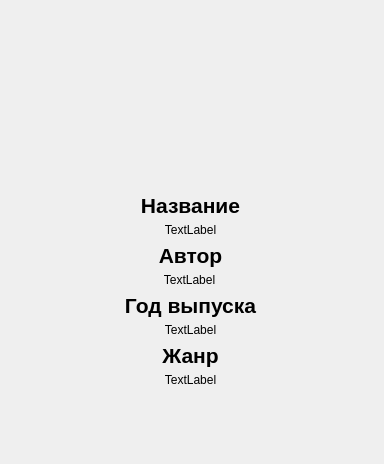
<?xml version="1.0" encoding="UTF-8"?>
<ui version="4.0">
 <class>Form</class>
 <widget class="QWidget" name="Form">
  <property name="geometry">
   <rect>
    <x>0</x>
    <y>0</y>
    <width>384</width>
    <height>464</height>
   </rect>
  </property>
  <property name="windowTitle">
   <string>Form</string>
  </property>
  <widget class="QLabel" name="label">
   <property name="geometry">
    <rect>
     <x>0</x>
     <y>190</y>
     <width>381</width>
     <height>31</height>
    </rect>
   </property>
   <property name="text">
    <string>&lt;html&gt;&lt;head/&gt;&lt;body&gt;&lt;p&gt;&lt;span style=&quot; font-size:16pt; font-weight:600;&quot;&gt;Название&lt;/span&gt;&lt;/p&gt;&lt;/body&gt;&lt;/html&gt;</string>
   </property>
   <property name="alignment">
    <set>Qt::AlignCenter</set>
   </property>
  </widget>
  <widget class="QLabel" name="name">
   <property name="geometry">
    <rect>
     <x>0</x>
     <y>220</y>
     <width>381</width>
     <height>20</height>
    </rect>
   </property>
   <property name="text">
    <string>TextLabel</string>
   </property>
   <property name="alignment">
    <set>Qt::AlignCenter</set>
   </property>
  </widget>
  <widget class="QLabel" name="label_3">
   <property name="geometry">
    <rect>
     <x>0</x>
     <y>240</y>
     <width>381</width>
     <height>31</height>
    </rect>
   </property>
   <property name="text">
    <string>&lt;html&gt;&lt;head/&gt;&lt;body&gt;&lt;p&gt;&lt;span style=&quot; font-size:16pt; font-weight:600;&quot;&gt;Автор&lt;/span&gt;&lt;/p&gt;&lt;/body&gt;&lt;/html&gt;</string>
   </property>
   <property name="alignment">
    <set>Qt::AlignCenter</set>
   </property>
  </widget>
  <widget class="QLabel" name="author">
   <property name="geometry">
    <rect>
     <x>-1</x>
     <y>270</y>
     <width>381</width>
     <height>20</height>
    </rect>
   </property>
   <property name="text">
    <string>TextLabel</string>
   </property>
   <property name="alignment">
    <set>Qt::AlignCenter</set>
   </property>
  </widget>
  <widget class="QLabel" name="label_5">
   <property name="geometry">
    <rect>
     <x>0</x>
     <y>290</y>
     <width>381</width>
     <height>31</height>
    </rect>
   </property>
   <property name="text">
    <string>&lt;html&gt;&lt;head/&gt;&lt;body&gt;&lt;p&gt;&lt;span style=&quot; font-size:16pt; font-weight:600;&quot;&gt;Год выпуска&lt;/span&gt;&lt;/p&gt;&lt;/body&gt;&lt;/html&gt;</string>
   </property>
   <property name="alignment">
    <set>Qt::AlignCenter</set>
   </property>
  </widget>
  <widget class="QLabel" name="year">
   <property name="geometry">
    <rect>
     <x>0</x>
     <y>320</y>
     <width>381</width>
     <height>20</height>
    </rect>
   </property>
   <property name="text">
    <string>TextLabel</string>
   </property>
   <property name="alignment">
    <set>Qt::AlignCenter</set>
   </property>
  </widget>
  <widget class="QLabel" name="label_7">
   <property name="geometry">
    <rect>
     <x>0</x>
     <y>340</y>
     <width>381</width>
     <height>31</height>
    </rect>
   </property>
   <property name="text">
    <string>&lt;html&gt;&lt;head/&gt;&lt;body&gt;&lt;p&gt;&lt;span style=&quot; font-size:16pt; font-weight:600;&quot;&gt;Жанр&lt;/span&gt;&lt;/p&gt;&lt;/body&gt;&lt;/html&gt;</string>
   </property>
   <property name="alignment">
    <set>Qt::AlignCenter</set>
   </property>
  </widget>
  <widget class="QLabel" name="genre">
   <property name="geometry">
    <rect>
     <x>0</x>
     <y>370</y>
     <width>381</width>
     <height>20</height>
    </rect>
   </property>
   <property name="text">
    <string>TextLabel</string>
   </property>
   <property name="alignment">
    <set>Qt::AlignCenter</set>
   </property>
  </widget>
  <widget class="QLabel" name="picture">
   <property name="geometry">
    <rect>
     <x>140</x>
     <y>20</y>
     <width>111</width>
     <height>151</height>
    </rect>
   </property>
   <property name="text">
    <string/>
   </property>
  </widget>
 </widget>
 <resources/>
 <connections/>
</ui>
